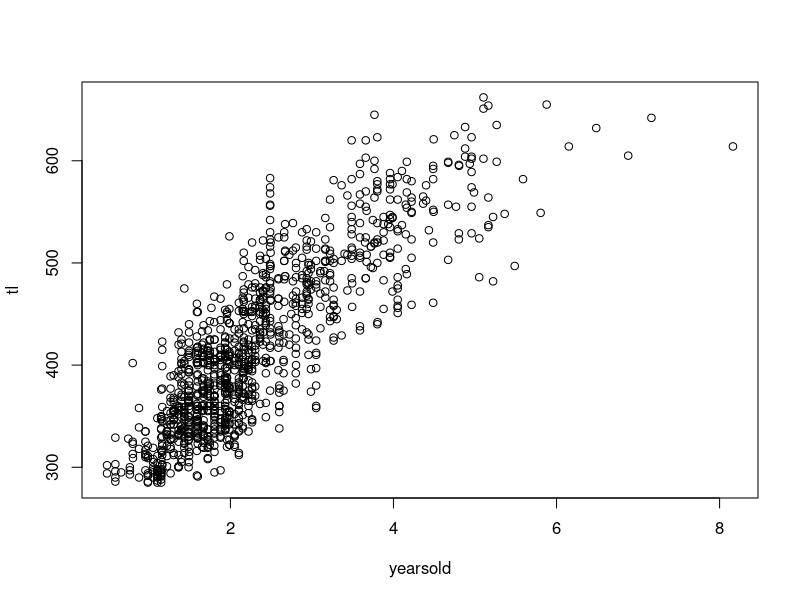
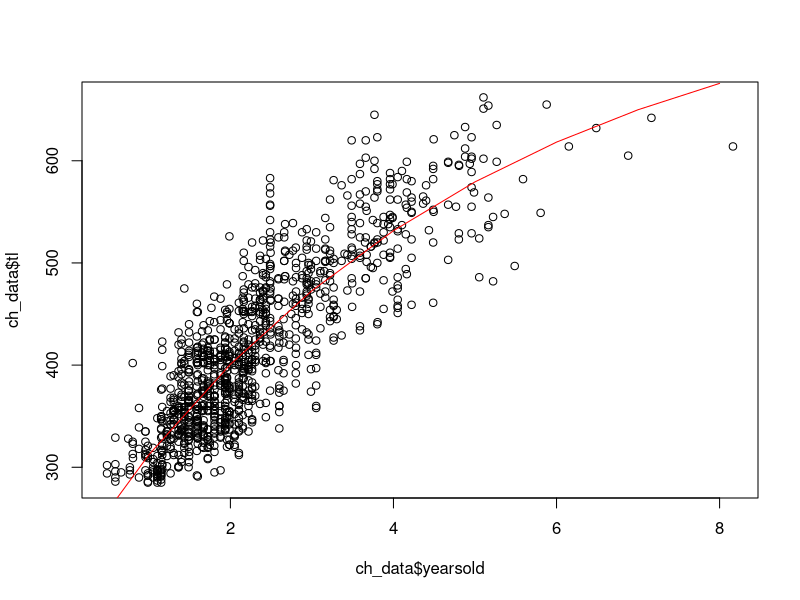

Generate these figures, in order, with R:
## ---- chunk 1
setwd("/workspaces/schooling/population_dynamics/lab_3/")
trout_data <- read.table("data/trout.txt", header=T, sep="") 
head(trout_data)
## ---- chunk 2
ch_data <- na.omit(
    trout_data[trout_data$bay == 'CharlotteHarbor',]
)
ir_data <- na.omit(
    trout_data[trout_data$bay == 'IndianRiver',]
)
## ---- chunk 3
with(
    ch_data,
    plot(tl~yearsold)
)
## ---- chunk 4
do_least_squares_fit <- function(fish_data, Linf, vbk, tknot) {
  tl <- as.numeric(fish_data$tl)
  yearsold <- as.numeric(fish_data$yearsold)
  result <- nls(
    tl ~ Linf * (1 - exp(-vbk * (yearsold - tknot))),
    data=fish_data,
    start=list(Linf=Linf, vbk=vbk, tknot=tknot)
  )
  summary(result)
}

do_least_squares_fit(ch_data, 800, 0.2, -1.4)
## ---- chunk 5
predict_length <- function(yearsold, Linf, vbk, tknot) {
  pred_tl <- Linf * (1 - exp(-vbk * (yearsold - tknot)))
  return(pred_tl)
}

get_likelihood <- function(yearsold, tl, Linf, vbk, tknot, sig) {
  pred_tl <- predict_length(yearsold, Linf, vbk, tknot)
  NLL <- -1 * sum(dnorm(tl, pred_tl, sig, log=T), na.rm=T)
  return(NLL)
}

do_likelihood_fit <- function(fish_data, Linf, vbk, tknot, sig) {
  tl <- as.numeric(fish_data$tl)
  yearsold <- as.numeric(fish_data$yearsold)
  lLinf <- log(Linf)
  lsig <- log(sig)

  objective <- function(v) {
    Linf <- exp(v[1])
    vbk <- v[2]
    tknot <- v[3]
    sig <- exp(v[4])
    NLL <- get_likelihood(yearsold, tl, Linf, vbk, tknot, sig)
    return(NLL)
  }

  v <- c(lLinf, vbk, tknot, lsig)
  fit <- optim(v, objective, hessian=T)
  print("Fit Summary")
  print(fit)


  covm <- solve(fit$hessian)

  pred <- c(
    exp(fit$par[1]),
    fit$par[2],
    fit$par[3],
    exp(fit$par[4])
  )
  print(pred)
  return(list(pred, covm))
}

result <- do_likelihood_fit(ch_data, 700, 0.2, -1.4, 40)
pred_params <- result[[1]]
covm <- result[[2]]
age <- seq(0, 8, 1)
pred_tl <- predict_length(
  age, pred_params[1], pred_params[2], pred_params[3]
)
cbind(age, pred_tl)
## ---- chunk 6
plot(ch_data$tl~ch_data$yearsold)
lines(pred_tl~age, col='red')
## ---- chunk 7
(stderr <- sqrt(diag(covm)))
(corm <- cov2cor(covm))
